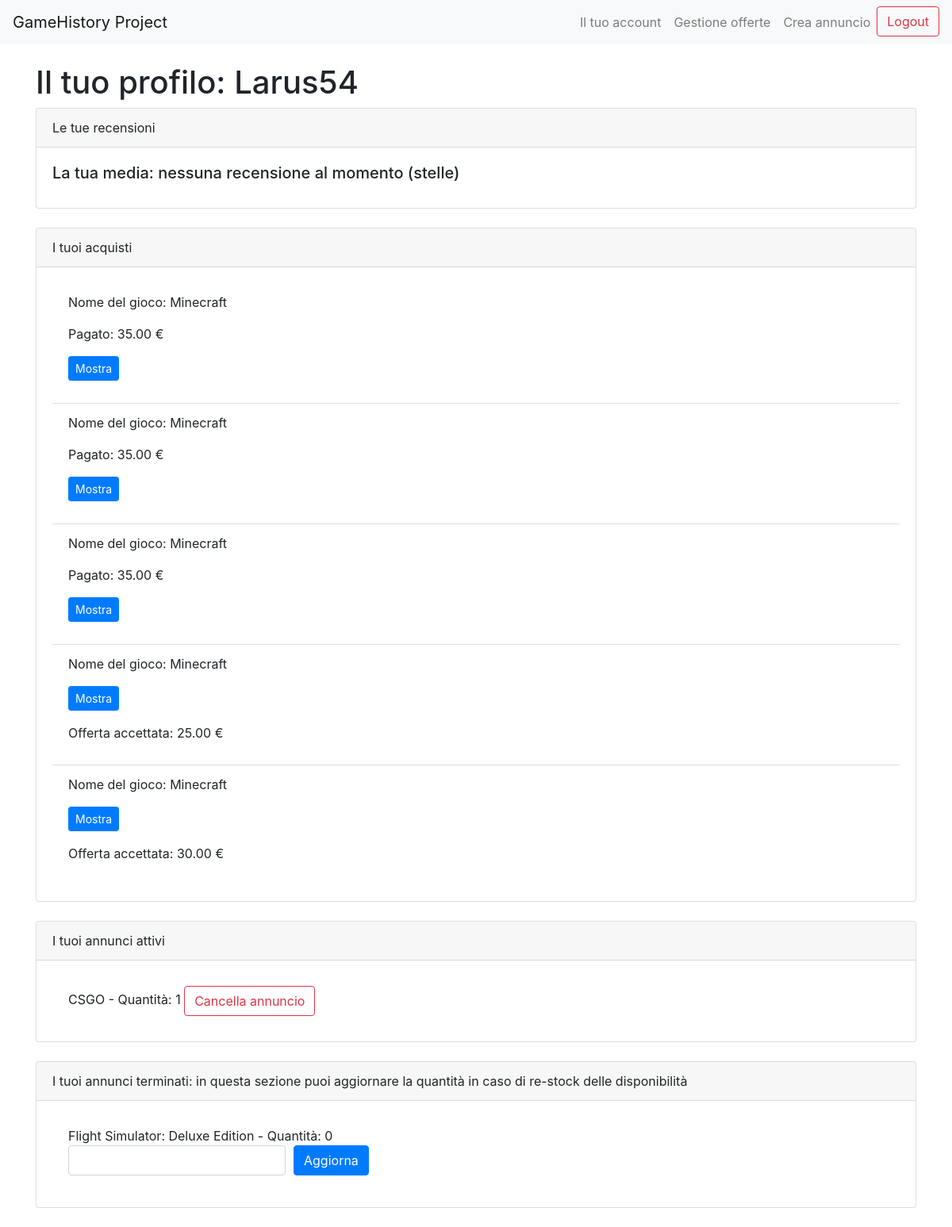
/profile/ (signed in), run on the app's committed database.
### marketplace/models.py (models this page shows, shortened)
class Purchase(models.Model):
    user = models.ForeignKey(User, on_delete=models.CASCADE) # Foreign Key sullo user
    listing = models.ForeignKey(Listing, on_delete=models.CASCADE)  #  Foreign Key sull'annuncio
    purchase_date = models.DateTimeField(auto_now_add=True) # campo della data
    key = models.CharField(max_length=19, null=True, blank=True)  # campo della chiave
    is_a_offer = models.BooleanField(default=False)

class Listing(models.Model):
    user = models.ForeignKey(User, on_delete=models.CASCADE)  # Foreign Key sullo user
    game = models.ForeignKey(Game, on_delete=models.CASCADE)  # Foreign Key sul gioco collegato
    price = models.DecimalField(max_digits=10, decimal_places=2) # campo del prezzo
    quantity = models.PositiveIntegerField(default=1)  # campo della quantità disponibile dell'annuncio
    created_at = models.DateTimeField(auto_now_add=True)  # campo che riguarda la data di pubblicazione)
    is_available = models.BooleanField(default=True)  # campo che riguarda la disponibilità per la visione sulla home principale

class Game(models.Model):
    title = models.CharField(max_length=100)
    release_date = models.DateField()
    genre = models.CharField(max_length=50)
    category = models.CharField(max_length=50)
    platform = models.CharField(max_length=50)
    description = models.TextField()

class Offer(models.Model):
    listing = models.ForeignKey(Listing, on_delete=models.CASCADE, related_name='offers')
    user = models.ForeignKey(User, on_delete=models.CASCADE)
    offer_price = models.DecimalField(max_digits=10, decimal_places=2)
    accepted = models.BooleanField(null=True, blank=True)  # True: Accepted, False: Rejected, None: Pending
    created_at = models.DateTimeField(auto_now_add=True)

### marketplace/views.py (the view)
# urls.py: path('profile/', views.user_profile, name='user_profile'),
@login_required
def user_profile(request):
    user = request.user
    purchases_no_offer = Purchase.objects.filter(user=user, is_a_offer=False)
    purchases_offer = Purchase.objects.filter(user=user, is_a_offer=True)
    active_listings = Listing.objects.filter(user=user, is_available=True)
    inactive_listings = Listing.objects.filter(user=user, is_available=False)
    reviews = Review.objects.filter(seller=user)
    average_rating = reviews.aggregate(models.Avg('rating'))['rating__avg']
    accepted_offers_as_buyer = Offer.objects.filter(user=user, accepted=True)
    accepted_offers_as_seller = Offer.objects.filter(listing__user=user, accepted=True)
    offers = Offer.objects.filter(listing__user=user, accepted=None)  # Solo le offerte non ancora accettate o rifiutate
    return render(request, 'marketplace/user_profile.html', {
        'user': user,
        'purchases_no_offer': purchases_no_offer,
        'purchases_offer': purchases_offer,
        'active_listings': active_listings,
        'inactive_listings': inactive_listings,
        'accepted_offers_as_buyer': accepted_offers_as_buyer,
        'accepted_offers_as_seller': accepted_offers_as_seller,
        'offers': offers,
        'average_rating': average_rating,
        'reviews': reviews,
    })

### marketplace/templates/marketplace/user_profile.html (shortened to what this page needs)
<!DOCTYPE html>
<html lang="en">
<head>
    <link href="https://stackpath.bootstrapcdn.com/bootstrap/4.5.2/css/bootstrap.min.css" rel="stylesheet">
</head>
<body>
    <nav class="navbar navbar-expand-lg navbar-light bg-light">
        <a class="navbar-brand" href="{% url 'home'%}">GameHistory Project</a>
        <div class="collapse navbar-collapse" id="navbarNav">
            <ul class="navbar-nav ml-auto">
                {% if user.is_authenticated %}
                    <li class="nav-item">
                        <a class="nav-link" href="{% url 'user_profile' %}">Il tuo account</a>
                    </li>
                    <li class="nav-item">
                        <a class="nav-link" href="{% url 'manage_offers' %}">Gestione offerte</a>
                    </li>
                    <li class="nav-item">
                        <a class="nav-link" href="{% url 'create_listing' %}">Crea annuncio</a>
                    </li>
                    <li class="nav-item">
                        <form method="post" action="{% url 'logout' %}" class="form-inline">
                            <button type="submit" class="btn btn-outline-danger">Logout</button>
                        </form>
                    </li>
                {% endif %}
            </ul>
        </div>
    </nav>
    <div class="container mt-4">
        <h1>Il tuo profilo: {{ user.username }}</h1>
        <div class="card mb-4">
            <div class="card-header">
                Le tue recensioni
            </div>
            <div class="card-body">
                <h5 class="card-title">La tua media: {{ average_rating|default:"nessuna recensione al momento" }} (stelle)</h5>
            </div>
        </div>
        <div class="card mb-4">
            <div class="card-header">
                I tuoi acquisti
            </div>
            <div class="card-body">
                <ul class="list-group list-group-flush">
                    {% for purchase in purchases_no_offer %}
                        <li class="list-group-item">
                            <p>Nome del gioco: {{ purchase.listing.game.title }}</p>
                            <p>Pagato: {{ purchase.listing.price }} €</p>
                                <details>
                                    <summary class="btn btn-primary btn-sm">Mostra</summary>
                                </details>
                        </li>
                    {% endfor %}
                    {% for offer in accepted_offers_as_buyer %}
                        {% for purchase in purchases_offer %}
                            {% if purchase.listing.id == offer.listing.id %}
                                <li class="list-group-item">
                                    <p>Nome del gioco: {{ offer.listing.game.title }}</p>
                                    <p>
                                        <details>
                                            <summary class="btn btn-primary btn-sm">Mostra</summary>
                                        </details>
                                    </p>
                                    <p>Offerta accettata: {{ offer.offer_price }} €</p>
                                </li>
                            {% endif %}
                        {% endfor %}
                    {% endfor %}
                </ul>
            </div>
        </div>
        <div class="card mb-4">
            <div class="card-header">
                I tuoi annunci attivi
            </div>
            <div class="card-body">
                <ul class="list-group list-group-flush">
                    {% for listing in active_listings %}
                        <li class="list-group-item">
                            {{ listing.game.title }} - Quantità: {{ listing.quantity }}
                            <form action="{% url 'delete_listing' listing.id %}" method="post" class="form-inline d-inline">
                                <button type="submit" class="btn btn-outline-danger">Cancella annuncio</button>
                            </form>
                        </li>
                    {% endfor %}
                </ul>
            </div>
        </div>
        <div class="card mb-4">
            <div class="card-header">
                I tuoi annunci terminati: in questa sezione puoi aggiornare la quantità in caso di re-stock delle disponibilità
            </div>
            <div class="card-body">
                <ul class="list-group list-group-flush">
                    {% for listing in inactive_listings %}
                        <li class="list-group-item">
                            {{ listing.game.title }} - Quantità: {{ listing.quantity }}
                            <form action="{% url 'add_quantity' listing.id %}" method="post" class="form-inline d-inline">
                                <div class="form-row align-items-center">
                                    <div class="col-auto">
                                        <input type="number" class="form-control mb-2" name="quantity" id="quantity" min="1" required>
                                    </div>
                                    <div class="col-auto">
                                        <button type="submit" class="btn btn-primary mb-2">Aggiorna</button>
                                    </div>
                                </div>
                            </form>
                        </li>
                    {% endfor %}
                </ul>
            </div>
        </div>
    </div>
</body>
</html>

### data on the page
Purchase: listing.game "Minecraft", listing.price "35.00"
Purchase: listing.game "Minecraft", listing.price "35.00"
Purchase: listing.game "Minecraft", listing.price "35.00"
Offer: listing.game "Minecraft", offer_price "25.00"
Offer: listing.game "Minecraft", offer_price "30.00"
Listing: game "CSGO", quantity "1"
Listing: game "Flight Simulator: Deluxe Edition", quantity "0"

### other printed values
{{ user.username }} "Larus54"
{{ average_rating|default:"nessuna recensione al momento" }} "nessuna recensione al momento"
